Frame 1 (no input): blank canvas, image omitted
Frame 60 (no input): blank canvas, image omitted
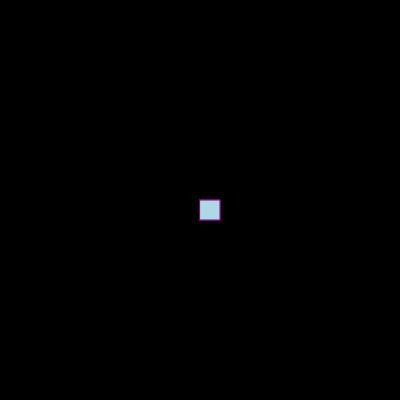
Frame 120 (the mouse pressed at the canvas centre since frame 60)

The p5.js sketch whose frames 1 and 60 were blank and that drew this single picture after the mouse press (run headless with seeded random() and noise() and a simulated clock; from frame 60 on, the mouse is pressed at the canvas centre):

// p5.js sketch
// ── sketch.js
function setup() {
    createCanvas(400, 400);
    background("black");
    
  }
  
  function draw() {
    
    stroke("purple");
    fill("lightblue");
    
    if (mouseIsPressed) {
      rect(mouseX, mouseY, 20,20);
    }
  }
